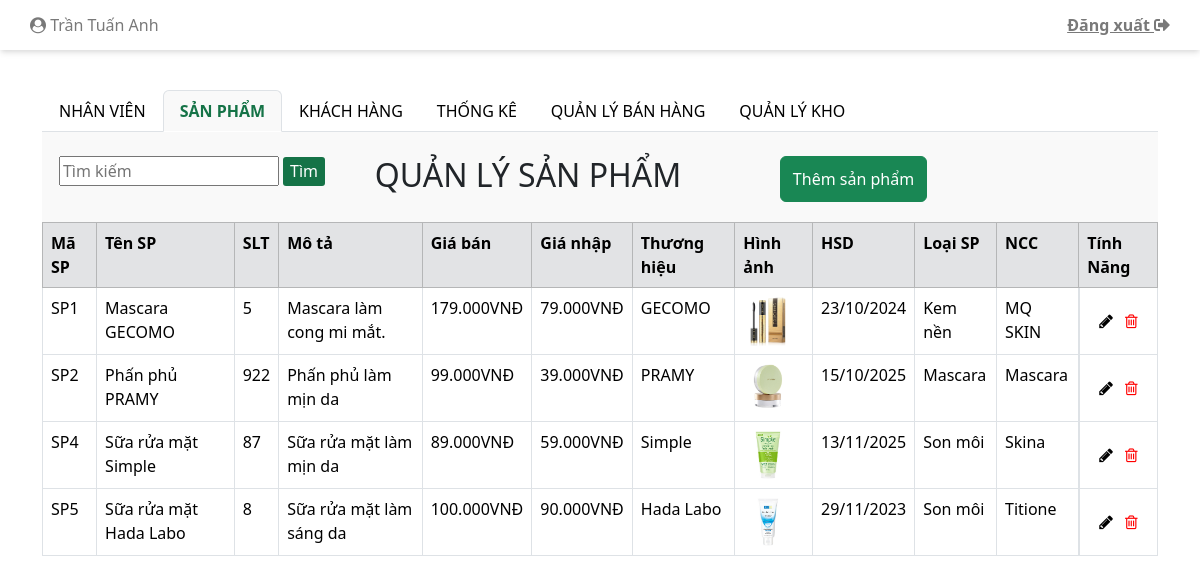
/indexAdmin.php?san-pham (signed in), run on the app's committed database.
### tables this page shows
CREATE TABLE `nhanvien` (
  `MaNhanVien` int(11) NOT NULL,
  `HoTen` varchar(50) NOT NULL,
  `MatKhau` varchar(20) NOT NULL,
  `Email` varchar(50) NOT NULL,
  `SoDienThoai` varchar(15) NOT NULL,
  `DiaChi` varchar(200) NOT NULL,
  `LoaiNhanVien` int(11) NOT NULL,
  `trangThai` int(11) NOT NULL DEFAULT 1
);

CREATE TABLE `sanpham` (
  `MaSanPham` int(11) NOT NULL,
  `TenSanPham` varchar(100) NOT NULL,
  `SoLuongTon` int(11) NOT NULL DEFAULT 1,
  `MoTa` varchar(100) DEFAULT NULL,
  `GiaBan` double NOT NULL,
  `GiaNhap` double NOT NULL,
  `ThuongHieu` varchar(100) DEFAULT NULL,
  `HinhAnh` varchar(50) NOT NULL,
  `HanSuDung` date DEFAULT NULL,
  `LoaiSanPham` int(11) NOT NULL,
  `NhaCungCap` int(11) NOT NULL,
  `trangThai` tinyint(4) NOT NULL DEFAULT 1
);

### model/mProductAdmin.php (called while the page is built, shortened)
<?php
include_once("connect.php");
class MProductAdmin
{
    function selectAllProducts()
    {
        $p = new ConnectDB();
        if ($p->connect_DB($con)) {
            $str = "SELECT * FROM sanpham";
            $tbl = mysqli_query($con, $str);
            return $tbl;
        } else {
            return false;
        }
    }
}

### model/connect.php (called while the page is built, shortened)
<?php
    class ConnectDB{
        function connect_DB(& $conn){
            $conn = mysqli_connect("localhost", "root", "", "mypham");
            if ($conn){
                mysqli_set_charset($conn, "utf8");
                return $conn;
            }else{
                return false;
            }
        }
    }
?>

### controller/cProductAdmin.php (called while the page is built, shortened)
<?php
    include_once("Model/mProductAdmin.php");
    class CProductAdmin{
        function getAllProducts(){
            $p = new MProductAdmin();
            $tbl = $p -> selectAllProducts();
            return $tbl;
        }
    }
?>

### indexAdmin.php (the view, shortened to what this page needs)
<?php
$conn = mysqli_connect("localhost", "root", "", "mypham");
?>
<!DOCTYPE html>
<html lang="en">
<head>
    <link rel="stylesheet" href="./css/styleAdmin.css">
    <link rel="stylesheet" href="https://use.fontawesome.com/releases/v5.8.2/css/all.css"
>
    <link href="https://cdn.jsdelivr.net/npm/bootstrap@5.3.2/dist/css/bootstrap.min.css" rel="stylesheet">
    <link rel="stylesheet" href="https://maxcdn.bootstrapcdn.com/font-awesome/4.7.0/css/font-awesome.min.css">
</head>
<body>
    <div class="container-fluid">
        <div class="row">
            <div class="col-md-12 header">
                <a class="navbar-brand" href="#"><i class="fa fa-user-circle" aria-hidden="true"></i>
                    <?php
                    if (isset($_SESSION['MaNhanVien'])) {
                        $tenTaiKhoan = $_SESSION['MaNhanVien'];
                        $name = mysqli_query($conn, "SELECT * FROM `nhanvien` WHERE `MaNhanVien`= $tenTaiKhoan");
                        $kq = mysqli_fetch_array($name);
                        echo $kq["HoTen"];
                    }
                    ?>
                </a>
                <a href="?action=logout" data-toggle="tooltip" data-placement="bottom" title="ĐĂNG XUẤT"><b>Đăng xuất <i
                            class="fas fa-sign-out-alt"></i></b></a>
            </div>
        </div>
    </div>
    <div class="container mt-3 body">
        <br>
        <ul class="nav nav-tabs">
            <li class="nav-item menu">
                <a class="nav-link <?php echo isset($_REQUEST['nhan-vien']) ? "active" : ""; ?>"
                    href="indexAdmin.php?nhan-vien">NHÂN VIÊN</a>
            </li>
            <li class="nav-item menu">
                <a class="nav-link <?php echo isset($_REQUEST['san-pham']) ? "active" : ""; ?>"
                    href="indexAdmin.php?san-pham">SẢN PHẨM</a>
            </li>
            <li class="nav-item menu">
                <a class="nav-link <?php echo isset($_REQUEST['khach-hang']) ? "active" : ""; ?>"
                    href="indexAdmin.php?khach-hang">KHÁCH HÀNG</a>
            </li>
            <li class="nav-item menu">
                <a class="nav-link <?php echo isset($_REQUEST['thong-ke']) ? "active" : ""; ?>"
                    href="indexAdmin.php?thong-ke">THỐNG KÊ</a>
            </li>
            <li class="nav-item menu">
                <a class="nav-link <?php echo isset($_REQUEST['ban-hang']) ? "active" : ""; ?>"
                    href="indexNVBH.php">QUẢN LÝ BÁN HÀNG</a>
            </li>
            <li class="nav-item menu">
                <a class="nav-link <?php echo isset($_REQUEST['kho']) ? "active" : ""; ?>" href="indexQLKH.php">QUẢN LÝ
                    KHO</a>
            </li>
        </ul>
        <div class="tab-content">
            <?php
            include_once("view/vProductAdmin.php");
            $c = new VProductAdmin();
            include_once("view/vCustomerAdmin.php");
            $d = new VCustomer();
            if (isset($_REQUEST['nhan-vien'])) {
                $p->viewAllEmployees();
            } elseif (isset($_REQUEST['san-pham'])) {
                $c->viewAllProducts();
            } elseif (isset($_REQUEST['khach-hang'])) {
                $d->viewAllCustomers();
            } elseif (isset($_REQUEST['btnSearchNV'])) {
                $p->viewAllEmployeeBySearch($_REQUEST['txtSearchNV']);
            } elseif (isset($_REQUEST['btnSearchSP'])) {
                $c->viewAllProductBySearch($_REQUEST['txtSearchSP']);
            } elseif (isset($_REQUEST['btnSearchKH'])) {
                $d->viewAllCustomerBySearch($_REQUEST['txtSearchKH']);
            } elseif (isset($_REQUEST["btnProdAct"])) {
                $c->showFormDelProduct();
                $c->showFormEditProduct();
            } elseif (isset($_REQUEST["btnEmpAct"])) {
                $p->showFormDelEmployee();
                $p->showFormEditEmployee();
            } elseif (isset($_REQUEST["btnCusAct"])) {
                $d->showFormDelCustomer();
            } elseif (isset($_REQUEST["thong-ke"])) {
                include("./thongke.php");
            } else {
                echo "<img class='img-admin' src='./img/admin.png' alt=''>";
            }
            ?>
        </div>
    </div>
</body>
</html>

### view/vProductAdmin.php (shortened to what this page needs)
<?php
include_once("controller/cProductAdmin.php");
class VProductAdmin
{
    function viewAllProducts()
    {
        $p = new CProductAdmin();
        $tbl = $p->getAllProducts();
        showProductAdmin($tbl);
    }
}
function showProductAdmin($tbl)
{
    if ($tbl) {
        if (mysqli_num_rows($tbl) > 0) {
            echo '
                <div id="san-pham" class="container tab-pane active"><br>
                <div class="row timKiem-them">
                    <div class="timKiem input-group mb-3 col-md-5">
                        <form action="#" method="get">
                                 <input type="text" name="txtSearchSP" size="18" placeholder = "Tìm kiếm" value = "';
            if (isset($_REQUEST["txtSearchSP"])) echo $_REQUEST["txtSearchSP"];
            echo '" >
                                 <input type="submit" name="btnSearchSP" class="btnCus btnCus5" value="Tìm">
                        </form>
                    </div>
                    <div class="timKiem col-md-4">
                        <h2>QUẢN LÝ SẢN PHẨM</h2>
                    </div>
                    <div class="timKiem themNhanVien col-md-3">
                        <button type="button" class="btn btn-success" data-bs-toggle="modal" data-bs-target="#modalThemSP">
                            Thêm sản phẩm
                        </button>
                    </div>
                </div>
                </div>
                ';
            echo "<table class='prod_tbl'> <tr>";
            echo '
                    <table class="table table-bordered table-hover " id="myTable">
                    <thead class="table-secondary">
                        <tr class="ex" style="vertical-align: text-top;">
                            <th width="auto">Mã SP</th>
                            <th width="auto">Tên SP</th>
                            <th>SLT</th>
                            <th>Mô tả</th>
                            <th>Giá bán</th>
                            <th>Giá nhập</th>
                            <th>Thương hiệu</th>
                            <th>Hình ảnh</th>
                            <th>HSD</th>
                            <th>Loại SP</th>
                            <th>NCC</th>
                            <th class="tinh-nang">Tính Năng</th>
                        </tr>
                    </thead>
                    ';
            while ($row = mysqli_fetch_assoc($tbl)) {
                if ($row["trangThai"] == 1) {
                    echo "<tr >";
                    echo "<td>SP" . $row["MaSanPham"] . "</td>";
                    echo "<td>" . $row["TenSanPham"] . "</td>";
                    echo "<td>" . $row["SoLuongTon"] . "</td>";
                    echo "<td>" . $row["MoTa"] . "</td>";
                    echo "<td>" . number_format($row["GiaBan"], 0, ".", ".") . "VNĐ</td>";
                    echo "<td>" . number_format($row["GiaNhap"], 0, ".", ".") . "VNĐ</td>";
                    echo "<td>" . $row["ThuongHieu"] . "</td>";
                    echo "<td>" . "<img src='img/" . $row["HinhAnh"] . "' alt='" . $row["HinhAnh"] . "' width= '50px' height= '50px'>" . "</td>";
                    echo "<td>" . date("d/m/Y", strtotime($row["HanSuDung"])) . "</td>";
                    echo "<td>";
                    if ($row["LoaiSanPham"] == 1) {
                        echo "Kem nền";
                    } elseif ($row["LoaiSanPham"] == 2) {
                        echo "Mascara";
                    } elseif ($row["LoaiSanPham"] == 3) {
                        echo "Phấn phủ";
                    } elseif ($row["LoaiSanPham"] == 4) {
                        echo "Son môi";
                    } elseif ($row["LoaiSanPham"] == 5) {
                        echo "Sữa rửa mặt";
                    } elseif ($row["LoaiSanPham"] == 6) {
                        echo "KCN";
                    } else {
                        echo "Loại khác";
                        echo "</td>";
                    }
                    echo "<td>";
                    if ($row["NhaCungCap"] == 1) {
                        echo "MQ SKIN";
                    } elseif ($row["NhaCungCap"] == 2) {
                        echo "Mascara";
                    } elseif ($row["NhaCungCap"] == 3) {
                        echo "Naunau";
                    } elseif ($row["NhaCungCap"] == 4) {
                        echo "Skina";
                    } elseif ($row["NhaCungCap"] == 5) {
                        echo "Titione";
                    } else {
                        echo "Khác";
                        echo "</td>";
                    }
                    echo "<td style = 'display: flex; justify-content: center;  padding: 20px 0;'>
                                    <form action='#' method='get'>
                                        <input type='hidden' name='MaSanPham' value='" . $row["MaSanPham"] . "'>
                                        <button class='btnCus btn2 edit' type='submit' value='edit' name= 'btnProdAct'>
                                            <i class='fa fa-pencil' aria-hidden='true'></i>
                                        </button>
                                    </form>
                                    <form action='#' method='get'onsubmit='return confirmDelete();'>
                                        <input type='hidden' name='MaSanPham' value='" . $row["MaSanPham"] . "'>
                                        <button class='btnCus btn2 delete' type='submit' value='delete' name= 'btnProdAct'>
                                            <i class='fa fa-trash-o' aria-hidden='true'></i>
                                        </button>
                                    </form>
                                </td>";
                    echo "</tr>";
                }
            }
            echo "</table>";
        } else {
            echo "Không tìm thấy sản phẩm!";
            echo header("refresh: 5; url='indexAdmin.php?san-pham'");
        }
    }
}

### css/styleAdmin.css (style rules this page uses)
.timKiem-them { margin-bottom: 10px; }
.timKiem { display: flex; flex-wrap: nowrap; justify-content: center; }
#nhan-vien, #san-pham, #khach-hang { padding-bottom: 10px; }
.input-group.mb-3.col-md-5 { width: 300px; }
a { color: #000000 !important; }
.row > .header a { color: #797979 !important; height: 50px; line-height: 50px; }
.row > .header { box-shadow: rgba(0, 0, 0, 0.1) 0px 4px 6px -1px, rgba(0, 0, 0, 0.06) 0px 2px 4px -1px; display: flex; flex-wrap: nowrap; justify-content: space-between; padding: 0 30px; }
.container.tab-pane.active { background-color: #f9f9f9 !important; }
form > button.btnCus.btn2 { border: none; background: none; }
form > button.btnCus.btn2.delete { color: red !important; }
.nav-tabs .nav-item.show .nav-link, .nav-tabs .nav-link.active { border-color: var(--bs-nav-tabs-link-active-border-color); background-color: #F9F9F9 !important; color: #157347 !important; font-weight: 600; }
a { text-decoration: none; }
.btnCus.btnCus5 { border: none; background-color: #157347; color: #fff; border-radius: 3px; padding: 2px 7px 3px 7px; }

### data on the page
nhanvien: HoTen "Trần Tuấn Anh"
sanpham: MaSanPham "1", TenSanPham "Mascara GECOMO", SoLuongTon "5", MoTa "Mascara làm cong mi mắt.", GiaBan "179.000", GiaNhap "79.000", ThuongHieu "GECOMO", HinhAnh (picture), HanSuDung "23/10/2024", LoaiSanPham "Kem nền", NhaCungCap "MQ SKIN"
sanpham: MaSanPham "2", TenSanPham "Phấn phủ PRAMY", SoLuongTon "922", MoTa "Phấn phủ làm mịn da", GiaBan "99.000", GiaNhap "39.000", ThuongHieu "PRAMY", HinhAnh (picture), HanSuDung "15/10/2025", LoaiSanPham "Mascara", NhaCungCap "Mascara"
sanpham: MaSanPham "4", TenSanPham "Sữa rửa mặt Simple", SoLuongTon "87", MoTa "Sữa rửa mặt làm mịn da", GiaBan "89.000", GiaNhap "59.000", ThuongHieu "Simple", HinhAnh (picture), HanSuDung "13/11/2025", LoaiSanPham "Son môi", NhaCungCap "Skina"
sanpham: MaSanPham "5", TenSanPham "Sữa rửa mặt Hada Labo", SoLuongTon "8", MoTa "Sữa rửa mặt làm sáng da", GiaBan "100.000", GiaNhap "90.000", ThuongHieu "Hada Labo", HinhAnh (picture), HanSuDung "29/11/2023", LoaiSanPham "Son môi", NhaCungCap "Titione"
